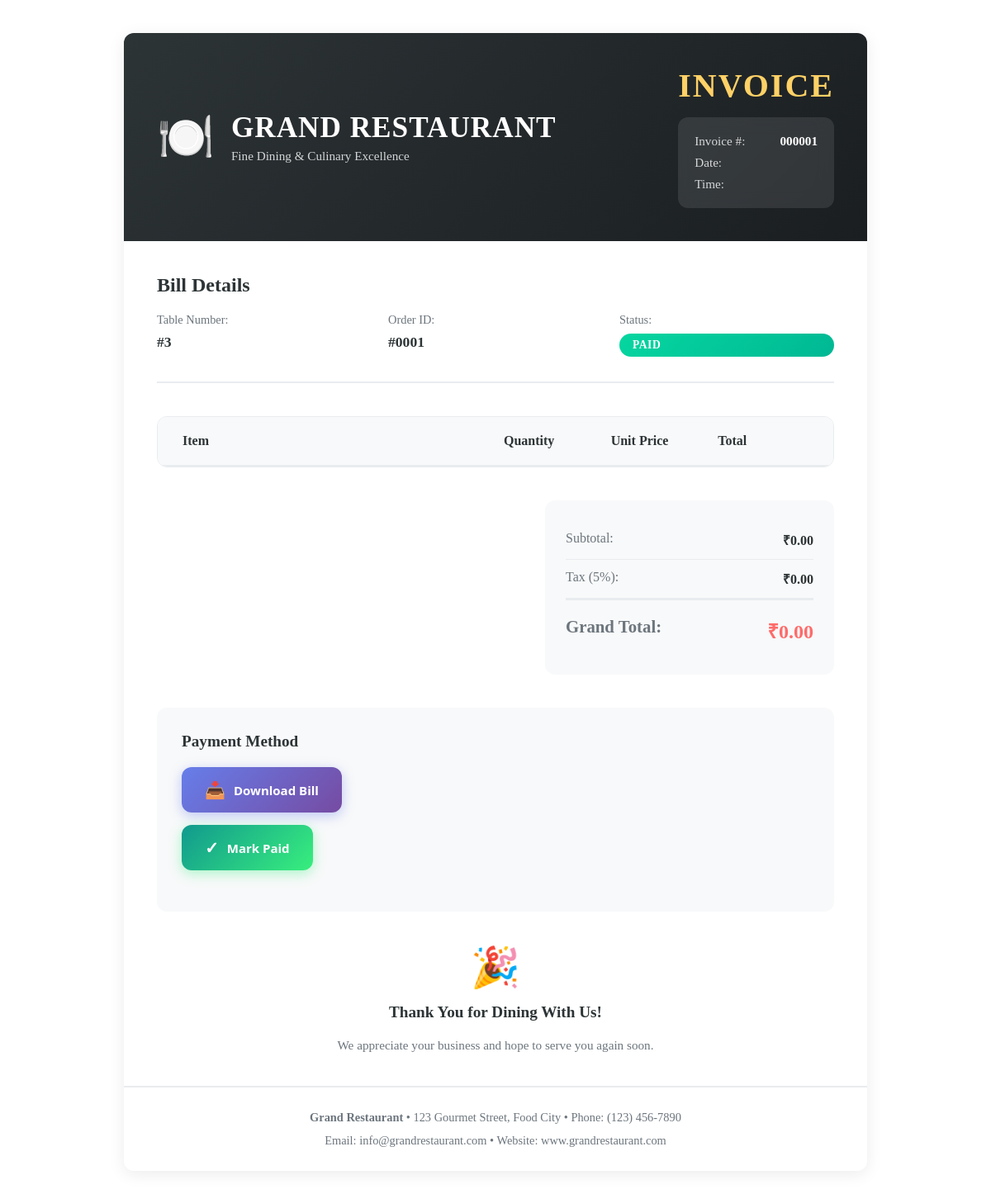
Page /bill/1/ (signed in) on the committed database.
### dining/models.py (models this page shows, shortened)
class Bill(models.Model):
    STATUS = [
        ('not_generated', 'Not Generated'),
        ('pending', 'Pending Payment'),
        ('paid', 'Paid'),
    ]
    order = models.OneToOneField(Order, on_delete=models.CASCADE)
    tax_percent = models.IntegerField(default=5)
    total_amount = models.DecimalField(max_digits=10, decimal_places=2)
    status = models.CharField(max_length=20, choices=STATUS, default='not_generated')

class Order(models.Model):
    STATUS = [
        ('placed', 'Placed'),
        ('kitchen', 'In Kitchen'),
        ('served', 'Served'),
        ('completed', 'Completed'),
    ]
    table = models.ForeignKey(Table, on_delete=models.CASCADE)
    status = models.CharField(max_length=20, choices=STATUS, default='placed')
    created_by = models.ForeignKey(User, on_delete=models.SET_NULL, null=True)
    created_at = models.DateTimeField(auto_now_add=True)

class Table(models.Model):
    STATUS = [
        ('available', 'Available'),
        ('occupied', 'Occupied'),
        ('bill_requested', 'Bill Requested'),
        ('closed', 'Closed'),
    ]
    table_number = models.IntegerField(unique=True)
    capacity = models.IntegerField()
    status = models.CharField(max_length=20, choices=STATUS, default='available')

### dining/views.py (the view)
# urls.py: path('bill/<int:bill_id>/', bill_view),
@login_required
def bill_view(request, bill_id):
    bill = get_object_or_404(Bill, id=bill_id)
    return render(request, 'dining/bill.html', {'bill': bill})

### dining/templates/dining/bill.html (shortened to what this page needs)
<div class="bill-container">
    <div class="bill-header">
        <div class="restaurant-info">
            <div class="restaurant-logo">🍽️</div>
            <div>
                <h1>GRAND RESTAURANT</h1>
                <p class="restaurant-subtitle">Fine Dining & Culinary Excellence</p>
            </div>
        </div>
        <div class="invoice-info">
            <div class="invoice-header">INVOICE</div>
            <div class="invoice-details">
                <div class="detail-row">
                    <span class="detail-label">Invoice #:</span>
                    <span class="detail-value">{{ bill.id|stringformat:"06d" }}</span>
                </div>
                <div class="detail-row">
                    <span class="detail-label">Date:</span>
                </div>
                <div class="detail-row">
                    <span class="detail-label">Time:</span>
                </div>
            </div>
        </div>
    </div>
    <div class="bill-details">
        <div class="customer-info">
            <h2>Bill Details</h2>
            <div class="info-grid">
                <div class="info-item">
                    <span class="info-label">Table Number:</span>
                    <span class="info-value">#{{ bill.order.table.table_number }}</span>
                </div>
                <div class="info-item">
                    <span class="info-label">Order ID:</span>
                    <span class="info-value">#{{ bill.order.id|stringformat:"04d" }}</span>
                </div>
                <div class="info-item">
                    <span class="info-label">Status:</span>
                    <span class="status-badge {{ bill.status }}">{{ bill.get_status_display }}</span>
                </div>
            </div>
        </div>
        <div class="items-table-container">
            <div class="table-header">
                <div class="table-col item">Item</div>
                <div class="table-col qty">Quantity</div>
                <div class="table-col price">Unit Price</div>
                <div class="table-col total">Total</div>
            </div>
        </div>
        <div class="summary-section">
            <div class="summary-card">
                <div class="summary-row">
                    <span class="summary-label">Subtotal:</span>
                    <span class="summary-value">₹{{ bill.subtotal|default:bill.total_amount }}</span>
                </div>
                <div class="summary-row">
                    <span class="summary-label">Tax (5%):</span>
                    <span class="summary-value">₹{{ bill.tax|default:"0.00" }}</span>
                </div>
                <div class="summary-row grand-total">
                    <span class="summary-label">Grand Total:</span>
                    <span class="summary-value">₹{{ bill.total_amount }}</span>
                </div>
            </div>
        </div>
        <div class="payment-info">
            <div class="payment-method">
                <h3>Payment Method</h3>
                <div style="display: flex; gap: 15px; flex-wrap: wrap; margin: 20px 0;">
    <a href="/bill/download/{{ bill.id }}/"
       style="display: inline-flex;
              align-items: center;
              gap: 10px;
              background: linear-gradient(135deg, #667eea 0%, #764ba2 100%);
              color: white;
              padding: 14px 28px;
              border-radius: 12px;
              text-decoration: none;
              font-family: 'Segoe UI', Tahoma, Geneva, Verdana, sans-serif;
              font-weight: 600;
              font-size: 15px;
              box-shadow: 0 4px 15px rgba(102, 126, 234, 0.4);
              transition: all 0.3s ease;
              position: relative;
              overflow: hidden;">
        <span style="font-size: 20px;">📥</span>
        <span>Download Bill</span>
    </a>
    <a href="/bill/pay/{{ bill.id }}/"
       style="display: inline-flex;
              align-items: center;
              gap: 10px;
              background: linear-gradient(135deg, #11998e 0%, #38ef7d 100%);
              color: white;
              padding: 14px 28px;
              border-radius: 12px;
              text-decoration: none;
              font-family: 'Segoe UI', Tahoma, Geneva, Verdana, sans-serif;
              font-weight: 600;
              font-size: 15px;
              box-shadow: 0 4px 15px rgba(56, 239, 125, 0.4);
              transition: all 0.3s ease;
              position: relative;
              overflow: hidden;">
        <span style="font-size: 20px;">✓</span>
        <span>Mark Paid</span>
    </a>
</div>
                </div>
            </div>
            <div class="thank-you">
                <div class="thank-you-icon">🎉</div>
                <h3>Thank You for Dining With Us!</h3>
                <p>We appreciate your business and hope to serve you again soon.</p>
            </div>
        </div>
        <div class="contact-info">
            <p><strong>Grand Restaurant</strong> • 123 Gourmet Street, Food City • Phone: (123) 456-7890</p>
            <p>Email: info@grandrestaurant.com • Website: www.grandrestaurant.com</p>
        </div>
    </div>

### dining/templates/dining/bill.html (style rules this page uses)
.bill-container { max-width: 900px; margin: 40px auto; background: white; box-shadow: var(--shadow); border-radius: var(--radius); overflow: hidden; }
.bill-header { display: flex; justify-content: space-between; align-items: center; padding: 40px; background: linear-gradient(135deg, var(--dark-color), #1a1e21); color: white; flex-wrap: wrap; gap: 30px; }
.restaurant-info { display: flex; align-items: center; gap: 20px; }
.restaurant-logo { font-size: 3.5rem; animation: pulse 2s infinite; }
.restaurant-info h1 { margin: 0; font-size: 2.2rem; font-weight: 800; letter-spacing: 1px; }
.restaurant-subtitle { margin: 5px 0 0 0; opacity: 0.8; font-size: 0.95rem; }
.invoice-info { text-align: right; }
.invoice-header { font-size: 2.5rem; font-weight: 700; margin-bottom: 15px; letter-spacing: 2px; color: var(--accent-color); }
.invoice-details { background: rgba(255, 255, 255, 0.1); padding: 20px; border-radius: var(--radius); backdrop-filter: blur(10px); }
.detail-row { display: flex; justify-content: space-between; gap: 20px; margin-bottom: 8px; font-size: 0.95rem; }
.detail-row:last-child { margin-bottom: 0; }
.detail-label { opacity: 0.8; }
.detail-value { font-weight: 600; }
.bill-details { padding: 40px; }
.customer-info { margin-bottom: 40px; padding-bottom: 30px; border-bottom: 2px solid var(--border-color); }
.customer-info h2 { margin: 0 0 20px 0; color: var(--dark-color); font-size: 1.5rem; }
.info-grid { display: grid; grid-template-columns: repeat(auto-fit, minmax(200px, 1fr)); gap: 20px; }
.info-item { display: flex; flex-direction: column; gap: 8px; }
.info-label { color: #6c757d; font-size: 0.9rem; font-weight: 500; }
.info-value { font-size: 1.1rem; font-weight: 600; color: var(--dark-color); }
.status-badge { display: inline-block; padding: 6px 16px; border-radius: 20px; font-size: 0.85rem; font-weight: 600; text-transform: uppercase; letter-spacing: 0.5px; }
.status-badge.paid { background: linear-gradient(135deg, var(--success-color), #00b894); color: white; }
.items-table-container { margin-bottom: 40px; border: 1px solid var(--border-color); border-radius: var(--radius); overflow: hidden; }
.table-header { display: grid; grid-template-columns: 3fr 1fr 1fr 1fr; padding: 20px; background: var(--light-color); font-weight: 700; color: var(--dark-color); border-bottom: 2px solid var(--border-color); }
.table-col { display: flex; align-items: center; padding: 0 10px; }
.table-col.item { flex-direction: column; align-items: flex-start; gap: 5px; }
.table-col.price, .table-col.total { font-weight: 600; color: var(--dark-color); }
.summary-section { display: flex; justify-content: flex-end; margin-bottom: 40px; }
.summary-card { width: 300px; background: var(--light-color); border-radius: var(--radius); padding: 25px; }
.summary-row { display: flex; justify-content: space-between; padding: 12px 0; border-bottom: 1px solid var(--border-color); font-size: 1rem; }
.summary-row:last-child { border-bottom: none; }
.summary-row.grand-total { font-size: 1.3rem; font-weight: 700; color: var(--dark-color); padding-top: 20px; border-top: 2px solid var(--border-color); }
.summary-label { color: #6c757d; }
.summary-value { font-weight: 600; color: var(--dark-color); }
.grand-total .summary-value { color: var(--primary-color); font-size: 1.5rem; }
.payment-info { display: grid; grid-template-columns: 1fr 1fr; gap: 40px; margin-bottom: 40px; padding: 30px; background: var(--light-color); border-radius: var(--radius); }
.payment-method h3, .thank-you h3 { margin: 0 0 20px 0; color: var(--dark-color); font-size: 1.2rem; }
.thank-you { text-align: center; }
.thank-you-icon { font-size: 3rem; margin-bottom: 15px; animation: bounce 2s infinite; }
.thank-you p { color: #6c757d; margin: 10px 0 0 0; font-size: 0.95rem; }
.contact-info { text-align: center; padding: 20px; border-top: 2px solid var(--border-color); color: #6c757d; font-size: 0.9rem; line-height: 1.6; }
.contact-info p { margin: 5px 0; }

### rows in the picture
Bill: id "000001", order.table.table_number "3", order.id "0001", status "PAID", subtotal "0.00", total_amount "0.00"

### other values in the picture
{{ bill.tax|default:"0.00" }} "0.00"
